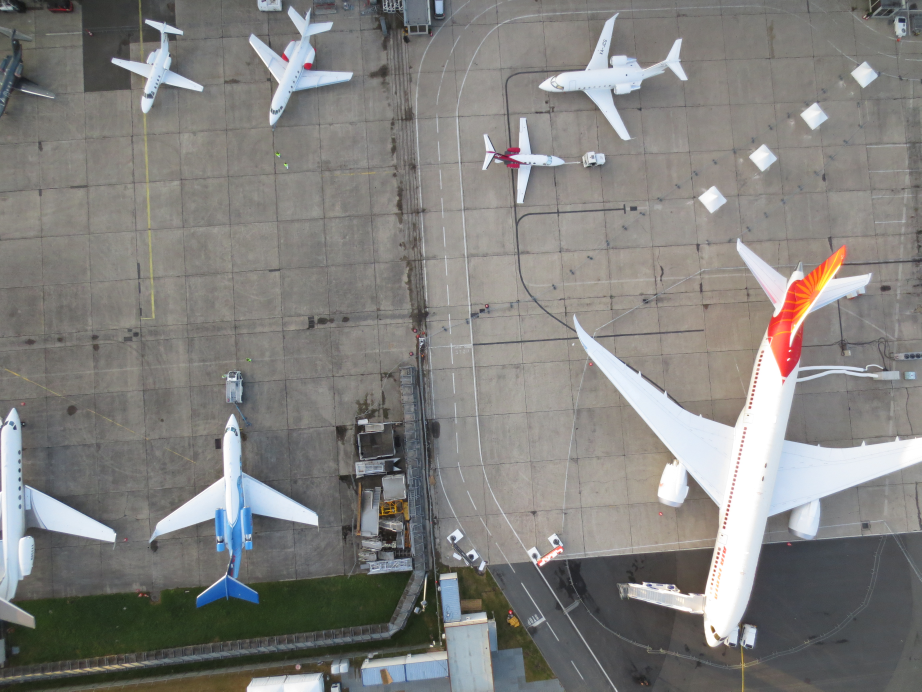
//> input picture Airport/IMG_0061.JPG, 4608 x 3456 px (shown at 1/5 size)
$ ./Source   (built with g++ and OpenCV 4)
//> lines starting //> are read from the running program, lines starting //| are printed output that depends on the picture
#include <opencv2/core.hpp>
#include <opencv2/imgcodecs.hpp>
#include <opencv2/highgui.hpp>
#include <opencv2/opencv.hpp>
#include <opencv2/xfeatures2d/xfeatures2d.hpp>
#include <opencv2/xfeatures2d/nonfree.hpp>
#include <iostream>
#include <typeinfo>
#include <fstream>
#include <numeric>
#include <cstring>

#include "method.h"
#include "ransac.h"
#include "draw.h"


using namespace cv;
using namespace cv::xfeatures2d;
using namespace std;


int main(int argc, char* argv[]) {
	////////////////////
	clock_t start, stop;
	vector<string> dataset_1, dataset_2;
	vector<float> adjust_inlier_rate = {0.1, 0.2, 0.3, 0.4, 0.5, 0.6, 0.7, 0.8, 0.9 };
	double times = 1;
	set<string> delete_list;

	// "Airport" "Small_Village" "University_Campus"
	string dataset = "Airport";

	if (dataset == "Airport") {
		dataset_1 = { "IMG_0061.JPG","IMG_0116.JPG","IMG_0177.JPG","IMG_0282.JPG","IMG_3479.JPG" };
		dataset_2 = { "IMG_0062.JPG","IMG_0117.JPG","IMG_0178.JPG","IMG_0283.JPG","IMG_3480.JPG" };
	}
	else if (dataset == "Small_Village") {
		dataset_1 = { "IMG_0924.JPG","IMG_0970.JPG","IMG_1011.JPG","IMG_1113.JPG","IMG_1204.JPG" };
		dataset_2 = { "IMG_0925.JPG","IMG_0971.JPG","IMG_1012.JPG","IMG_1114.JPG","IMG_1205.JPG" };
	}
	else if (dataset == "University_Campus") {
		dataset_1 = { "IMG_0060.JPG","IMG_0098.JPG","IMG_0172.JPG","IMG_0333.JPG","IMG_0403.JPG" };
		dataset_2 = { "IMG_0061.JPG","IMG_0099.JPG","IMG_0173.JPG","IMG_0334.JPG","IMG_0404.JPG" };
	}
	else{
		cout << "You need to choose a dataset." << endl;
	}


	// [11 lines of commented-out code are left out]

	cout << "openCV Ver. : " << CV_VERSION << endl;

	for (int adjustIdx = 0; adjustIdx < adjust_inlier_rate.size(); adjustIdx++) {
		double GT_inlier_all = 0, correspondence_all = 0, adjust_all = 0, reduce_all = 0,
			time_all = 0, inlier_rate_all = 0, recall_all = 0, precision_all = 0, f1_score_all = 0;

		for (int datasetIdx = 0; datasetIdx < dataset_1.size(); datasetIdx++) {
			Mat original = imread(".\\" + dataset + "\\" + dataset_1[datasetIdx]);
//> original is the input picture: 3456 rows x 4608 cols, CV_8UC3; mean B, G, R 125.8, 128.6, 129.8
			Mat target = imread(".\\" + dataset + "\\" + dataset_2[datasetIdx]);
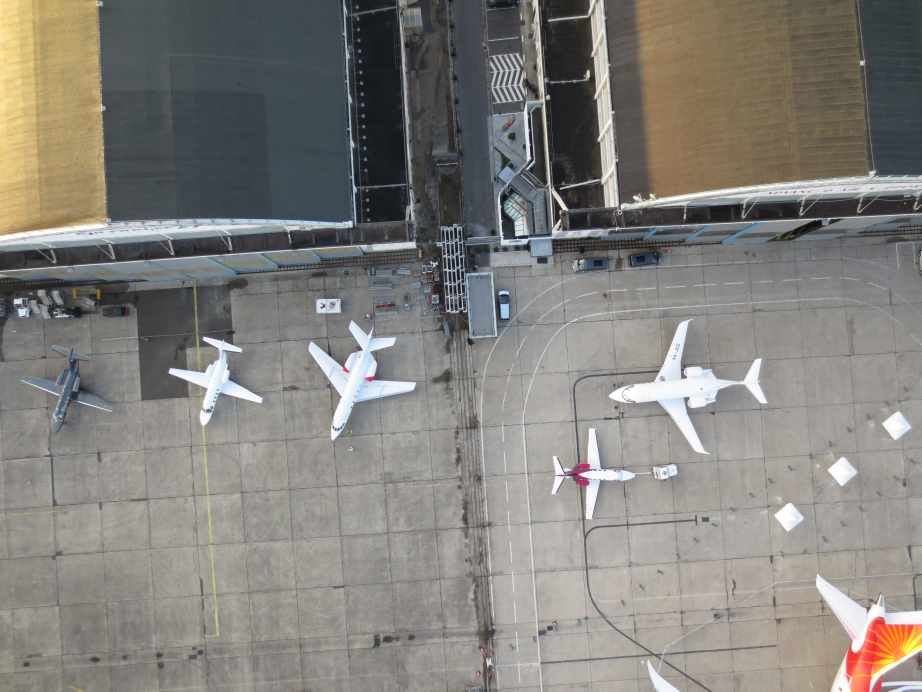
//> input picture Airport/IMG_0062.JPG, 4608 x 3456 px (shown at 1/5 size)
//> target is the input picture: 3456 rows x 4608 cols, CV_8UC3; mean B, G, R 124.1, 129, 131.7
			resize(original, original, Size(1080, 720), INTER_LINEAR);
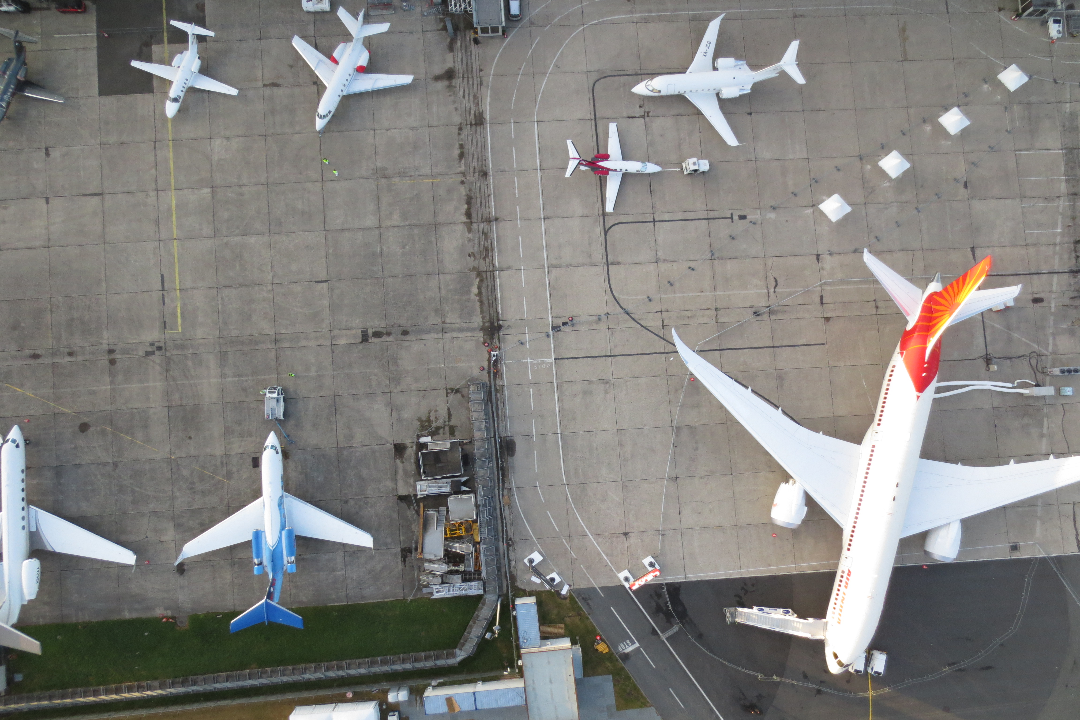
//> original: 720 rows x 1080 cols, CV_8UC3; mean B, G, R 125.7, 128.5, 129.7
			resize(target, target, Size(1080, 720), INTER_LINEAR);
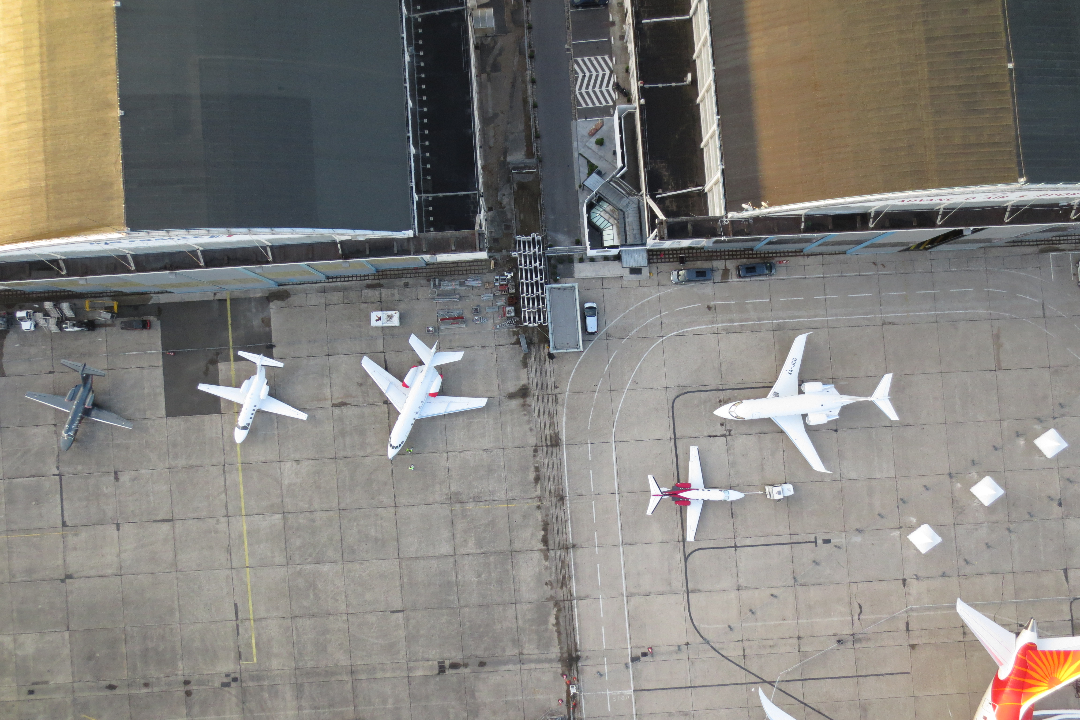
//> target: 720 rows x 1080 cols, CV_8UC3; mean B, G, R 124, 128.9, 131.6
			//draw(original, target);
			cout << "=============================================\n";
			cout << "[DEBUG] data number : " << dataset_1[datasetIdx] << endl;

			start = clock();
			vector<Point2f> all_original_match_pt, all_target_match_pt;
			vector<int> all_ground_truth;
			vector<int> remove_list;
			fstream file;
			string line;

			file.open(".\\" + dataset + "\\" + dataset_1[datasetIdx].substr(4, 4) + "_pts.csv");
			while (getline(file, line, '\n'))
			{
				istringstream templine(line);
				string data;
				vector<string> tmp;
				while (getline(templine, data, ','))
					tmp.push_back(data);
				all_original_match_pt.push_back(Point2f((stof(tmp[0])), (stof(tmp[1]))));
			}
			file.close();

			file.open(".\\" + dataset + "\\" + dataset_2[datasetIdx].substr(4, 4) + "_pts.csv");
			while (getline(file, line, '\n'))
			{
				istringstream templine(line);
				string data;
				vector<string> tmp;
				while (getline(templine, data, ','))
					tmp.push_back(data);
				all_target_match_pt.push_back(Point2f((stof(tmp[0])), (stof(tmp[1]))));
			}
			file.close();

			file.open(".\\" + dataset + "\\" + dataset_1[datasetIdx].substr(4, 4) + "_" + dataset_2[datasetIdx].substr(4, 4) + ".csv");
			while (getline(file, line, '\n'))
			{
				istringstream templine(line);
				string data;
				while (getline(templine, data, ',')) {
					if (data == "False")
						all_ground_truth.push_back(0);
					else
						all_ground_truth.push_back(1);
				}
			}
			file.close();
			//cout << "all_ground_truth = " << all_ground_truth.size() << endl;

			stringstream stream;
			stream.precision(1);
			stream << fixed;
			stream << adjust_inlier_rate[adjustIdx];
			string str_adjust = stream.str();
			file.open(".\\" + dataset + "\\adjust\\" + dataset_1[datasetIdx].substr(4, 4) + "_" + dataset_2[datasetIdx].substr(4, 4) + "_" + str_adjust + ".csv");
			while (getline(file, line, '\n'))
			{
				istringstream templine(line);
				string data;
				vector<string> tmp;
				while (getline(templine, data, ','))
					tmp.push_back(data);
				remove_list.push_back(stoi(tmp[0]));
			}
			file.close();

			vector<Point2f> original_match_pt(all_original_match_pt), target_match_pt(all_target_match_pt);
			vector<int> ground_truth(all_ground_truth);

			for (int remove_index = remove_list.size() - 1; remove_index >= 0; remove_index--) {
				original_match_pt.erase(original_match_pt.begin() + remove_list[remove_index]);
				target_match_pt.erase(target_match_pt.begin() + remove_list[remove_index]);
				ground_truth.erase(ground_truth.begin() + remove_list[remove_index]);
			}
			double gt_inlier = accumulate(ground_truth.begin(), ground_truth.end(), 0);
			stop = clock();
			//cout << "Time is " << ((double)stop - (double)start) * 0.001 << endl;

			cout << "GT inlier rate : " << gt_inlier / ground_truth.size() << endl;

			/*cout << dataset_1[datasetIdx].substr(4, 4) << "_" << dataset_2[datasetIdx].substr(4, 4) <<
				": Inlier rate in ground truth = " << adjust_inlier_rate[adjustIdx] << ", size = " << ground_truth.size() << endl;*/

			string path = ".\\COOSAC\\" + dataset + "\\" + dataset_1[datasetIdx].substr(4, 4) + "_" + dataset_2[datasetIdx].substr(4, 4);

			//draw_img(original, target, original_match_pt, target_match_pt);
			vector<double> accuracy;
//> (the run ends here: the program needs code that is not available in this run, at `accuracy = GH_COOSAC_ours(original, target, original_match_pt, target_..`)
